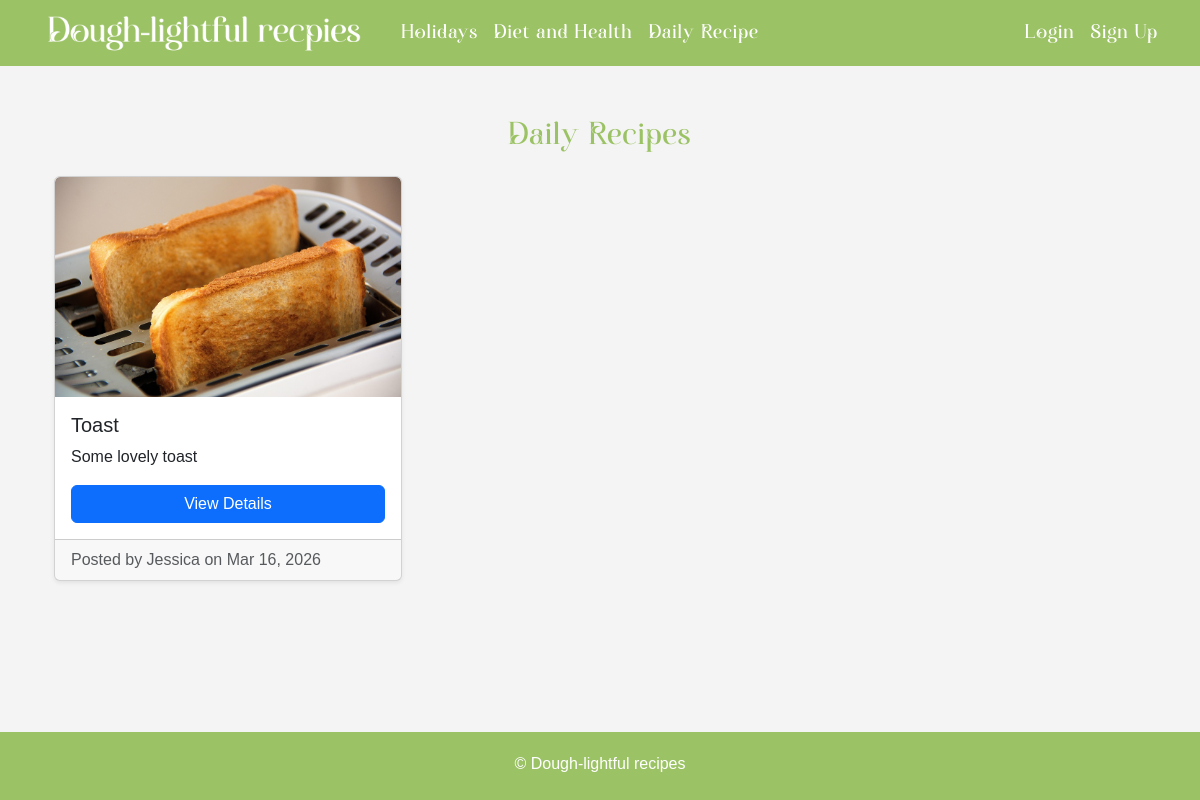
/daily/, run on an earlier commit of the app's database.
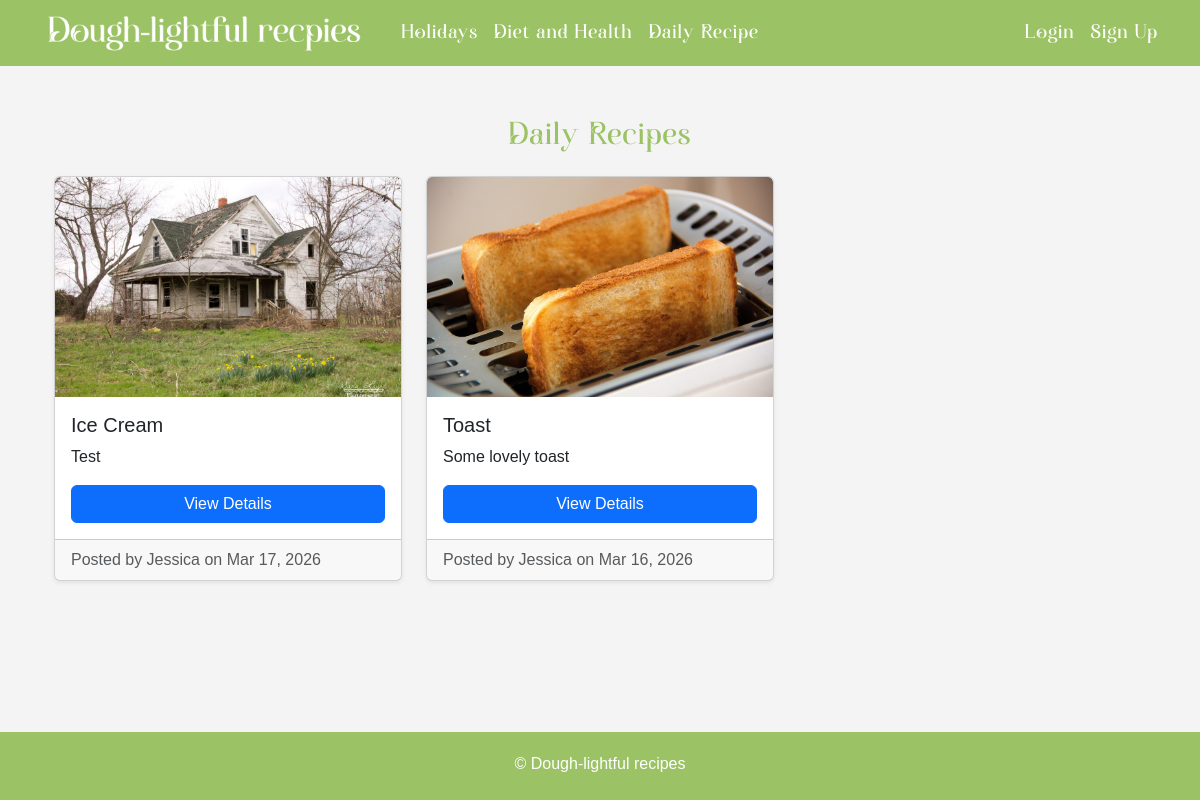
And on a later commit of the database.
### recipe/models.py (models this page shows, shortened)
class Recipe(models.Model):
    MAIN_CATEGORIES = [
        ('daily', 'Daily Recipes'),
        ('holiday', 'Holidays'),
        ('health', 'Diet & Health'),
    ]
    SUB_CATEGORIES = [
        ('breakfast', 'Breakfast'),
        ('lunch', 'Lunch'),
        ('dinner', 'Dinner'),
        ('dessert', 'Dessert'),
        ('drinks', 'Drinks'),
        ('new_years', "New Year's"),
        ('mothers_day', "Mother's Day"),
        ('keto', 'Keto'),
        ('vegetarian', 'Vegetarian'),
    ]
    user = models.ForeignKey(User, on_delete=models.CASCADE)
    title = models.CharField(max_length=200)
    description = models.TextField()
    ingredients = models.TextField()
    instructions = models.TextField()
    image = models.ImageField(upload_to='recipes/', blank=True, null=True)
    main_category = models.CharField(max_length=20, choices=MAIN_CATEGORIES)
    sub_category = models.CharField(max_length=20, choices=SUB_CATEGORIES, blank=True, null=True)
    created_at = models.DateTimeField(auto_now_add=True)

### recipe/views.py (the view)
# urls.py: path('daily/', views.daily_view, name='daily_all'),
def daily_view(request):
    subcat = request.GET.get('subcategory')
    recipes = Recipe.objects.filter(
        main_category='daily',
        sub_category=subcat
    ).order_by('-created_at') if subcat else Recipe.objects.filter(main_category='daily').order_by('-created_at')
    template_name = f'food/daily/{subcat}.html' if subcat else 'food/daily/all.html'
    return render(request, template_name, {'recipes': recipes})

### templates/food/daily/all.html (shortened to what this page needs)
{% extends 'base.html' %}
{% load static %}
{% block content %}
<div class="container mt-4">
    <h2 class="mb-4 text-center heading">Daily Recipes</h2>
    <div class="row row-cols-1 row-cols-md-3 g-4">
        {% for recipe in recipes %}
        <div class="col">
            <div class="card h-100 shadow-sm">
                {% if recipe.image %}
                <img src="{{ recipe.image.url }}" class="card-img-top" alt="{{ recipe.title }}">
                {% else %}
                <img src="{% static 'recipestatic/Le_Logo.png' %}" class="card-img-top" alt="{{ recipe.title }}">
                {% endif %}
                <div class="card-body d-flex flex-column">
                    <h5 class="card-title">{{ recipe.title }}</h5>
                    <p class="card-text">
                        {{ recipe.description }}
                    </p>
                    <a href="{% url 'recipe_detail' recipe.id %}" class="btn btn-primary mt-auto">
                        View Details
                    </a>
                </div>
                <div class="card-footer text-muted">
                    Posted by {{ recipe.user.username }} on {{ recipe.created_at|date:"M d, Y" }}
                </div>
            </div>
        </div>
        {% empty %}
        <p class="text-center">No daily recipes yet.</p>
        {% endfor %}
    </div>
</div>
{% endblock %}

What changed in the data, as far as the page shows it:
added Recipe: image (picture), title "Ice Cream", description "Test", user.username "Jessica", created_at "Mar 17, 2026"
